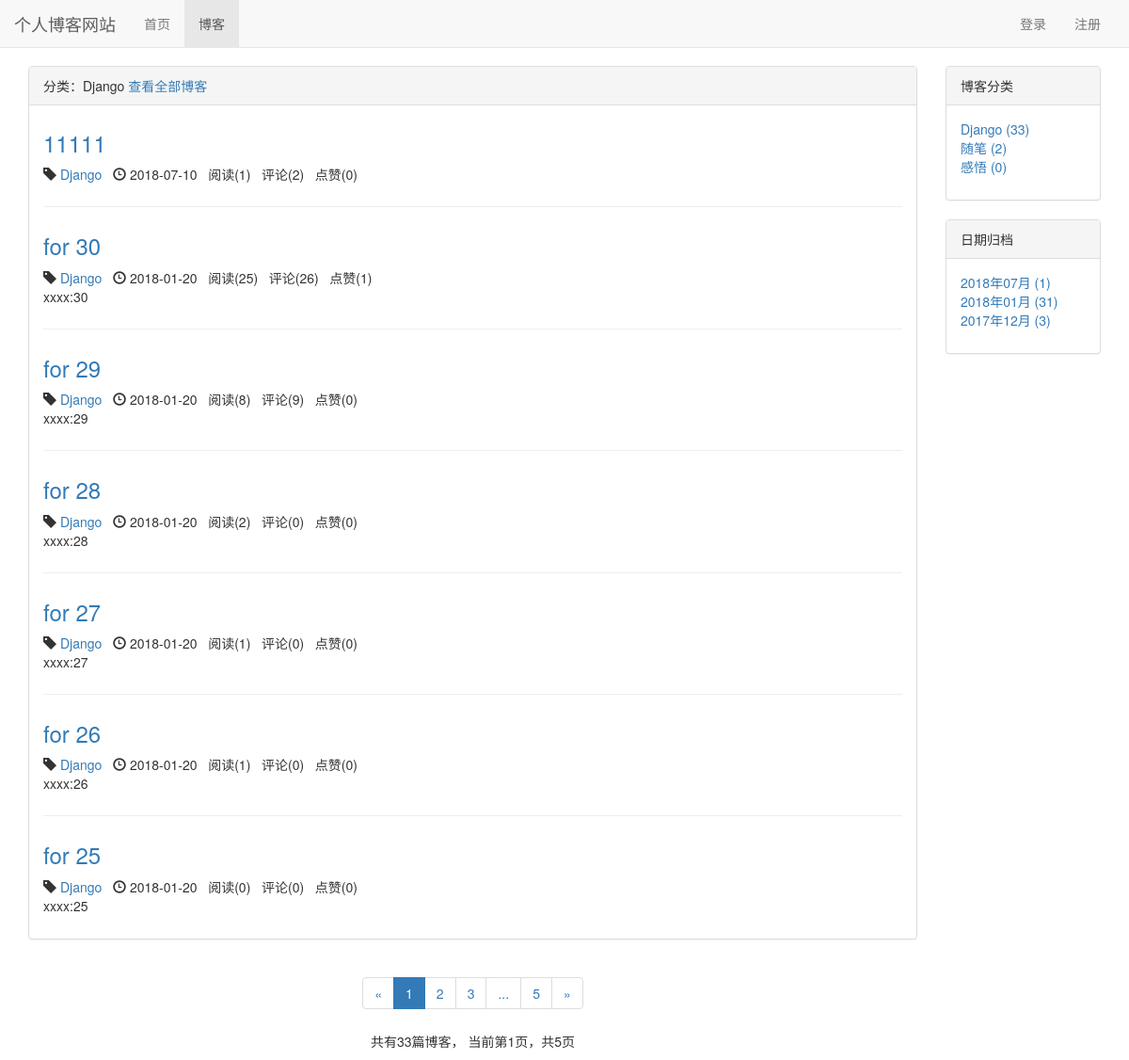
The page /blog/type/1 on the database as committed earlier.
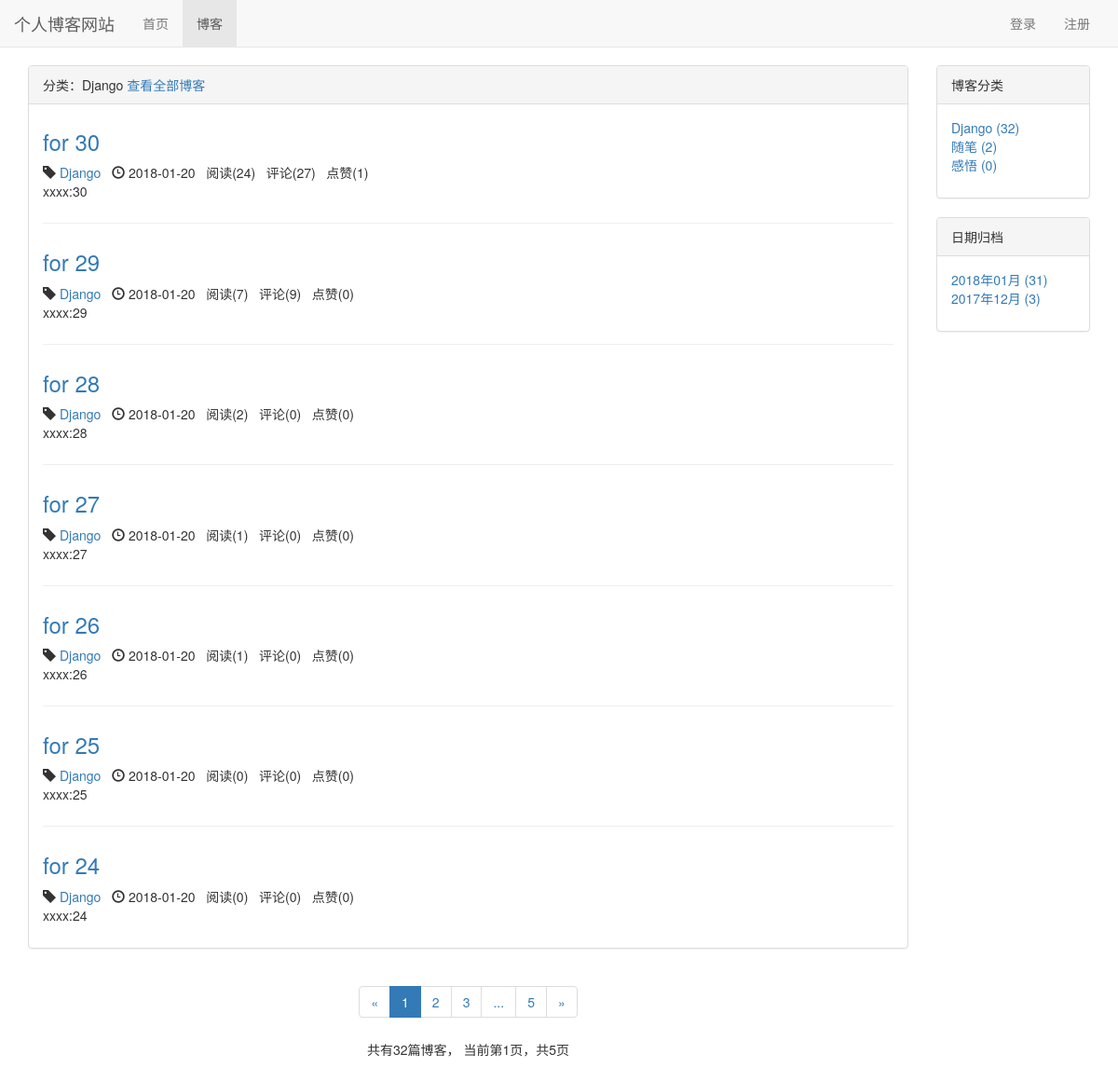
The same page on the database as committed later.
### blog/models.py (models this page shows, shortened)
class Blog(models.Model, ReadNumExpandMethod):
    title = models.CharField(max_length=50)
    blog_type = models.ForeignKey(BlogType, on_delete=models.CASCADE)
    content = RichTextUploadingField()
    author = models.ForeignKey(User, on_delete=models.CASCADE)
    read_details = GenericRelation(ReadDetail)
    created_time = models.DateTimeField(auto_now_add=True)
    last_updated_time = models.DateTimeField(auto_now=True)
    class Meta:
        ordering = ['-created_time']

class BlogType(models.Model):
    type_name = models.CharField(max_length=15)
    def __str__(self):
        return self.type_name

### read_statistics/models.py (models this page shows)
class ReadNum(models.Model):
    read_num = models.IntegerField(default=0)
    content_type = models.ForeignKey(ContentType, on_delete=models.CASCADE)
    object_id = models.PositiveIntegerField()
    content_object = GenericForeignKey('content_type', 'object_id')

### likes/models.py (models this page shows)
class LikeCount(models.Model):
    content_type = models.ForeignKey(ContentType, on_delete=models.CASCADE)
    object_id = models.PositiveIntegerField()
    content_object = GenericForeignKey('content_type', 'object_id')
    liked_num = models.IntegerField(default=0)

### blog/views.py (the view)
# urls.py: path('type/<int:blog_type_pk>', views.blogs_with_type, name="blogs_with_type"),
def blogs_with_type(request, blog_type_pk):
    blog_type = get_object_or_404(BlogType, pk=blog_type_pk)
    blogs_all_list = Blog.objects.filter(blog_type=blog_type)
    context = get_blog_list_common_data(request, blogs_all_list)
    context['blog_type'] = blog_type
    return render(request, 'blog/blogs_with_type.html', context)

### comment/templatetags/comment_tags.py (called while the page is built)
@register.simple_tag
def get_comment_count(obj):
    content_type = ContentType.objects.get_for_model(obj)
    return Comment.objects.filter(content_type=content_type, object_id=obj.pk).count()

### likes/templatetags/likes_tags.py (called while the page is built)
@register.simple_tag
def get_like_count(obj):
    content_type = ContentType.objects.get_for_model(obj)
    like_count, created = LikeCount.objects.get_or_create(content_type=content_type, object_id=obj.pk)
    return like_count.liked_num

### read_statistics/models.py (called while the page is built)
    def get_read_num(self):
        try:
            ct = ContentType.objects.get_for_model(self)
            readnum = ReadNum.objects.get(content_type=ct, object_id=self.pk)
            return readnum.read_num
        except exceptions.ObjectDoesNotExist:
            return 0

### user/context_processors.py (called while the page is built)
def login_modal_form(request):
    return {'login_modal_form': LoginForm()}

### blog/templates/blog/blogs_with_type.html (shortened to what this page needs)
{% extends 'blog/blog_list.html' %}
{% block blog_list_title %}
    分类：{{ blog_type.type_name }}
    <a href="{% url 'blog_list' %}">查看全部博客</a>
{% endblock %}

### blog/templates/blog/blog_list.html (shortened to what the changed rows need)
{% extends 'base.html' %}
{% load staticfiles %}
{% load comment_tags %}
{% load likes_tags %}
{% block header_extends %}
    <link rel="stylesheet" href="{% static 'blog/blog.css' %}">
{% endblock %}
{% block content %}
    <div class="container">
        <div class="row">
            <div class="col-xs-12 col-sm-8 col-md-9 col-lg-10">
                <div class="panel panel-default">
                    <div class="panel-heading">{% block blog_list_title %}博客列表{% endblock %}</div>
                    <div class="panel-body">
                        {% for blog in blogs %}
                            <div class="blog">
                                <h3><a href="{% url 'blog_detail' blog.pk %}">{{ blog.title }}</a></h3>
                                <p class="blog-info">
                                    <span class="glyphicon glyphicon-tag"></span> <a href="{% url 'blogs_with_type' blog.blog_type.pk %}">{{ blog.blog_type }}</a>&nbsp;&nbsp;
                                    <span class="glyphicon glyphicon-time"></span> {{ blog.created_time|date:"Y-m-d" }}&nbsp;&nbsp;
                                    阅读({{ blog.get_read_num }})&nbsp;&nbsp;
                                    评论({% get_comment_count blog %})&nbsp;&nbsp;
                                    点赞({% get_like_count blog %})
                                </p>
                                <p>{{ blog.content|striptags|truncatechars:120 }}</p>
                            </div>
                        {% empty %}
                            <div class="blog">
                                <h3>暂无博客，敬请期待</h3>
                            </div>
                        {% endfor %}
                    </div>
                </div>
                <div class="paginator">
                    <ul class="pagination">
                        <li>
                        </li>
                        {% for page_num in page_range %}
                            {% if page_num == page_of_blogs.number %}
                                <li class="active"><span>{{ page_num }}</span></li>
                            {% else %}
                                {% if page_num == '...' %}
                                    <li><span>{{ page_num }}</span></li>
                                {% else %}
                                    <li><a href="?page={{ page_num }}">{{ page_num }}</a></li>
                                {% endif %}
                            {% endif %}
                        {% endfor %}
                        <li>
                        </li>
                    </ul>
                    <p>
                        共有{{ page_of_blogs.paginator.count }}篇博客，
                        当前第{{ page_of_blogs.number }}页，共{{ page_of_blogs.paginator.num_pages }}页
                    </p>
                </div>
            </div>
            <div class="hidden-xs col-sm-4 col-md-3 col-lg-2">
                <div class="panel panel-default">
                    <div class="panel-body">
                        <ul class="blog-types">
                            {% for blog_type in blog_types %}
                                <li>
                                    <a href="{% url 'blogs_with_type' blog_type.pk %}">
                                        {{ blog_type.type_name }} ({{ blog_type.blog_count }})
                                    </a>
                                </li>
                            {% empty %}
                                <li>暂无分类</li>
                            {% endfor %}
                        </ul>
                    </div>
                </div>
                <div class="panel panel-default">
                    <div class="panel-body">
                        <ul>
                            {% for blog_date, blog_count in blog_dates.items %}
                                <li>
                                    <a href="{% url 'blogs_with_date' blog_date.year blog_date.month %}">
                                        {{ blog_date|date:"Y年m月" }} ({{ blog_count }})
                                    </a>
                                </li>
                            {% endfor %}
                        </ul>
                    </div>
                </div>
            </div>
        </div>
    </div>
{% endblock %}

Rows that differ between the two databases and show on the page:
removed Blog: title "11111", blog_type "Django", created_time "2018-07-10", get_read_num "1", id "2", id.liked_num "0"
computed for BlogType "Django": blog_count "33" → "32"
changed through a linked row, Blog "for 30": get_read_num "25" → "24"; id "26" → "27"
changed through a linked row, Blog "for 29": get_read_num "8" → "7"
now on this page (row unchanged): Blog: title "for 24", blog_type "Django", created_time "2018-01-20", get_read_num "0", id "0", id.liked_num "0", content "xxxx:24"
Other text that changed with them:
{{ page_of_blogs.paginator.count }}: "33" → "32"
list line gone: "2018年07月 ( 1 )"
